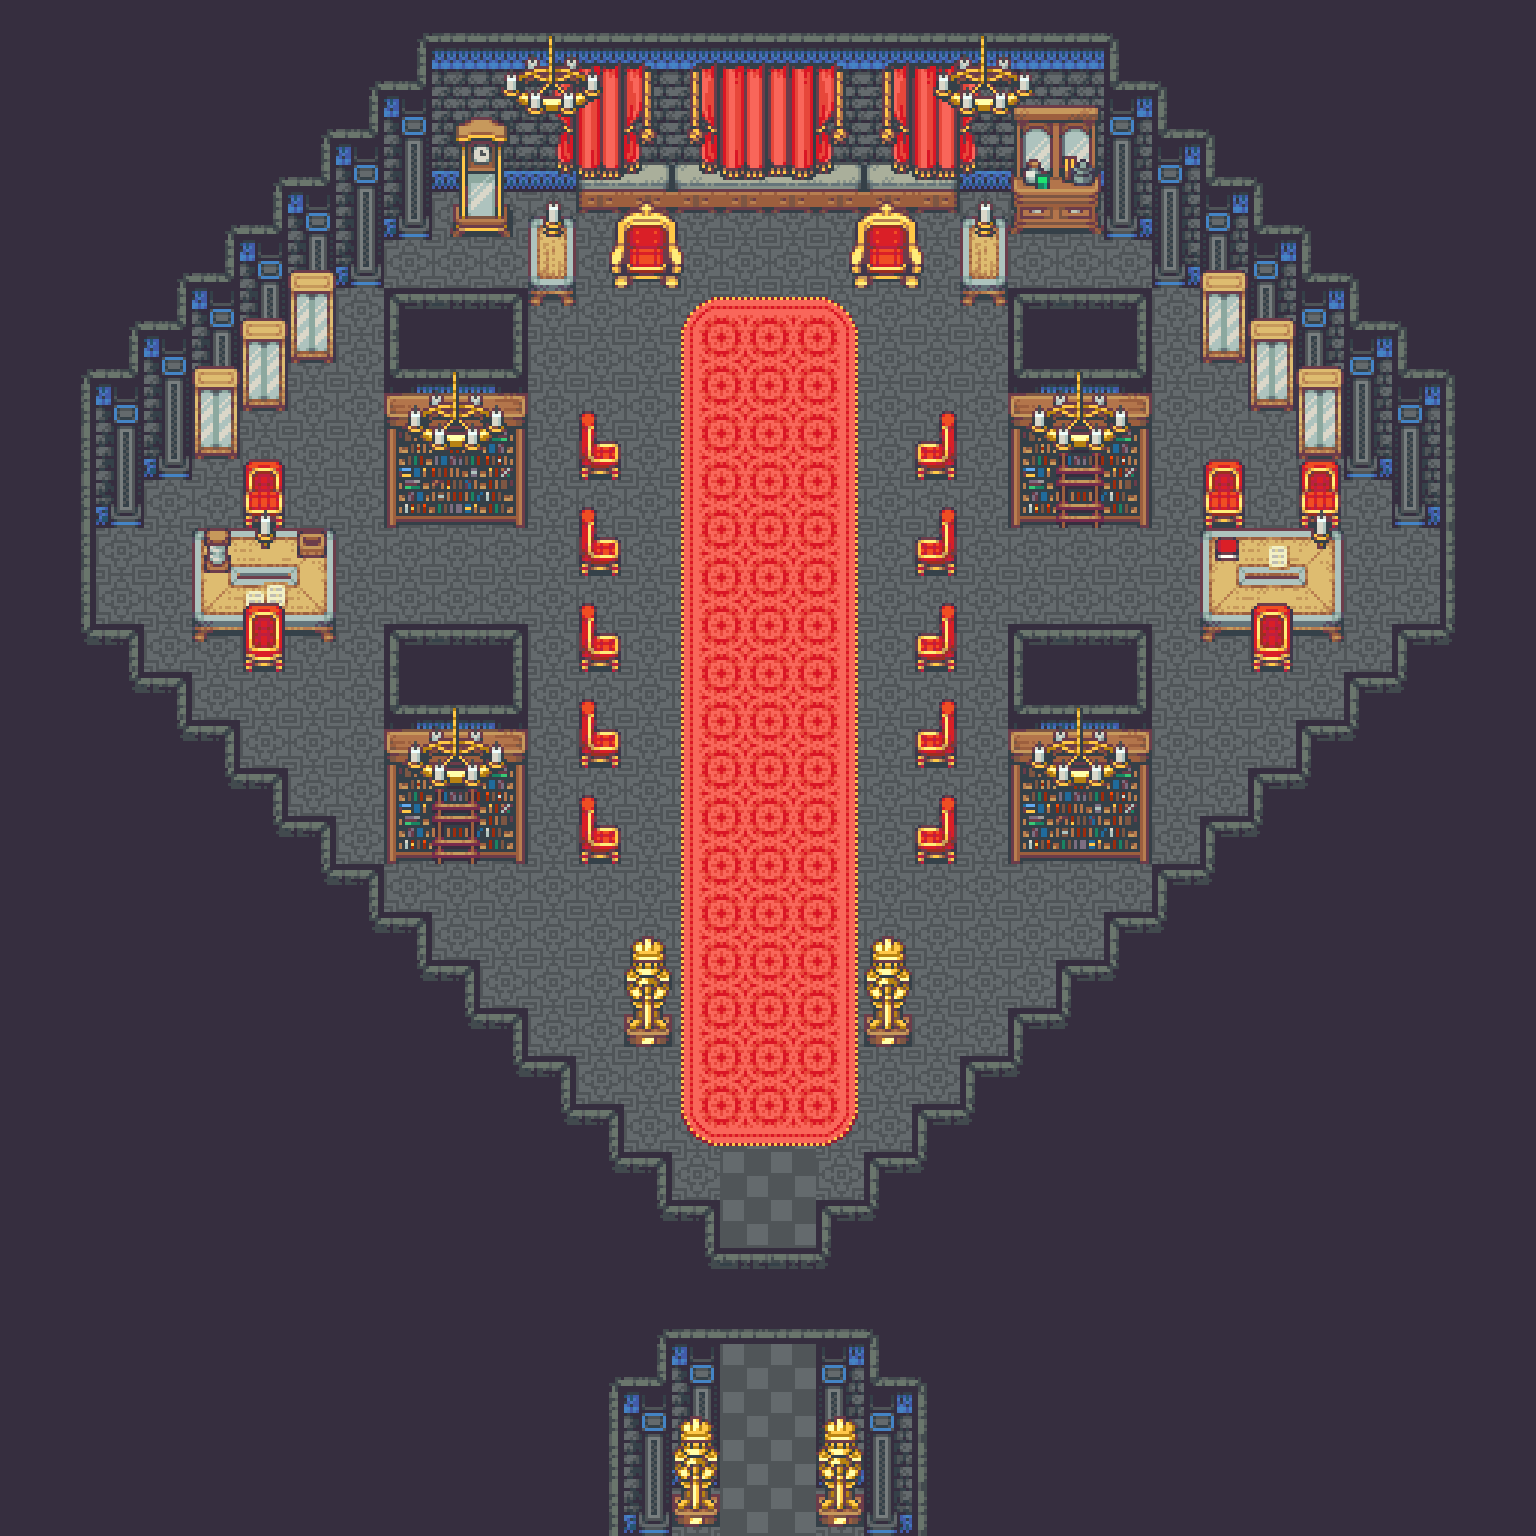

Tiled map render using the project's own tile images. Description and the map definition, with tile-layer contents summarised, below:
An orthogonal 32x32 tile map with 48x48 px tiles, 6 tile layers (Basement, Ground, Flooring, Furnishing, ...), 4 tilesets and 5 objects.

<map version="1.10" tiledversion="1.10.1" orientation="orthogonal" renderorder="right-down" width="32" height="32" tilewidth="48" tileheight="48" infinite="0" nextlayerid="7" nextobjectid="7">
 <tileset firstgid="1" source="Castle.tsx" />
 <tileset firstgid="1480" source="CastleInterior.tsx" />
 <tileset firstgid="3160" source="CastleObjects.tsx" />
 <tileset firstgid="3416" source="CastleObjects2.tsx" />
 <layer id="5" name="Basement" width="32" height="32">
  <data>[1024 cells, 0 non-empty, 0 distinct tile ids]</data>
 </layer>
 <layer id="2" name="Ground" width="32" height="32">
  <data>[1024 cells, 1024 non-empty, 2 distinct tile ids]</data>
 </layer>
 <layer id="4" name="Flooring" width="32" height="32">
  <data>[1024 cells, 105 non-empty, 19 distinct tile ids]</data>
 </layer>
 <layer id="1" name="Furnishing" width="32" height="32">
  <data>[1024 cells, 735 non-empty, 57 distinct tile ids]</data>
 </layer>
 <layer id="6" name="Decor" width="32" height="32">
  <data>[1024 cells, 76 non-empty, 39 distinct tile ids]</data>
 </layer>
 <layer id="4" name="Ceiling" width="32" height="32">
  <data>[1024 cells, 88 non-empty, 24 distinct tile ids]</data>
 </layer>
 <objectgroup id="3" name="Props">
  <object id="2" gid="235" x="696" y="432" width="144" height="144">
   <properties>
    <property name="I">[Npc MadTrixterNpc [Some Downward]
 [Sequence
  [[Dialog "You've run a fool's errand."]
   [Wait 60]
   [Dialog "Her soul is forever ours..."]
   [Wait 60]
   [Dialog "...and now so is yours!"]
   [Wait 60]
   [Battle MadTrixterBattle [MadTrixterDefeated]]]]]</property>
   </properties>
  </object>
  <object id="3" gid="235" x="744" y="288" width="48" height="48">
   <properties>
    <property name="I" value="[Portal [StairsPortal true] [IX 2] Downward [Castle 1] [IX 1] false [MadTrixterDefeated]]" />
   </properties>
  </object>
  <object id="4" gid="235" x="720" y="1488" width="96" height="144">
   <properties>
    <property name="I" value="[Door WoodenDoor [Some IronKey]]" />
   </properties>
  </object>
  <object id="5" gid="235" x="432" y="576" width="48" height="48">
   <properties>
    <property name="I" value="[Chest WoodenChest [Consumable Ether] 8afdcdf9-d96e-4620-8fd2-e67c0a152f6b]" />
   </properties>
  </object>
  <object id="6" gid="235" x="576" y="384" width="48" height="48">
   <properties>
    <property name="I" value="[Portal WarpPortal Warp Rightward CastleConnector West false [MadTrixterDefeated]]" />
   </properties>
  </object>
 </objectgroup>
</map>
